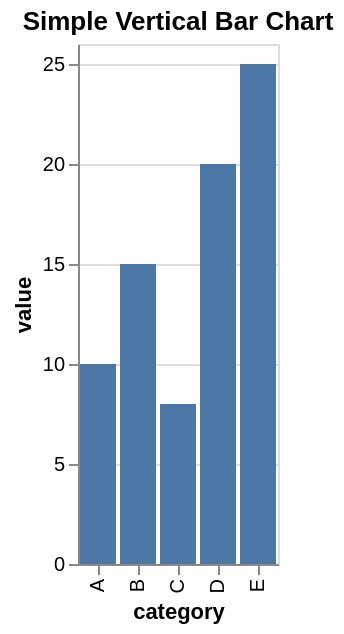

Here is the Vega-Lite specification saved for this chart:
### Vega-Lite specification from a JSON file in a GitHub repository (floating-point values rounded to 4 significant figures)
{"$schema": "https://vega.github.io/schema/vega-lite/v5.20.1.json", "config": {"view": {"continuousHeight": 300, "continuousWidth": 300}}, "data": {"name": "data-da9a454df0df8e8c843a0e21b04bad6c"}, "datasets": {"data-da9a454df0df8e8c843a0e21b04bad6c": [{"category": "A", "month": "Jan", "sales": 3, "value": 10}, {"category": "B", "month": "Feb", "sales": 7, "value": 15}, {"category": "C", "month": "Mar", "sales": 5, "value": 8}, {"category": "D", "month": "Apr", "sales": 10, "value": 20}, {"category": "E", "month": "May", "sales": 8, "value": 25}]}, "encoding": {"x": {"field": "category", "type": "nominal"}, "y": {"field": "value", "type": "quantitative"}}, "height": 260, "mark": {"type": "bar"}, "title": "Simple Vertical Bar Chart", "width": "container"}
